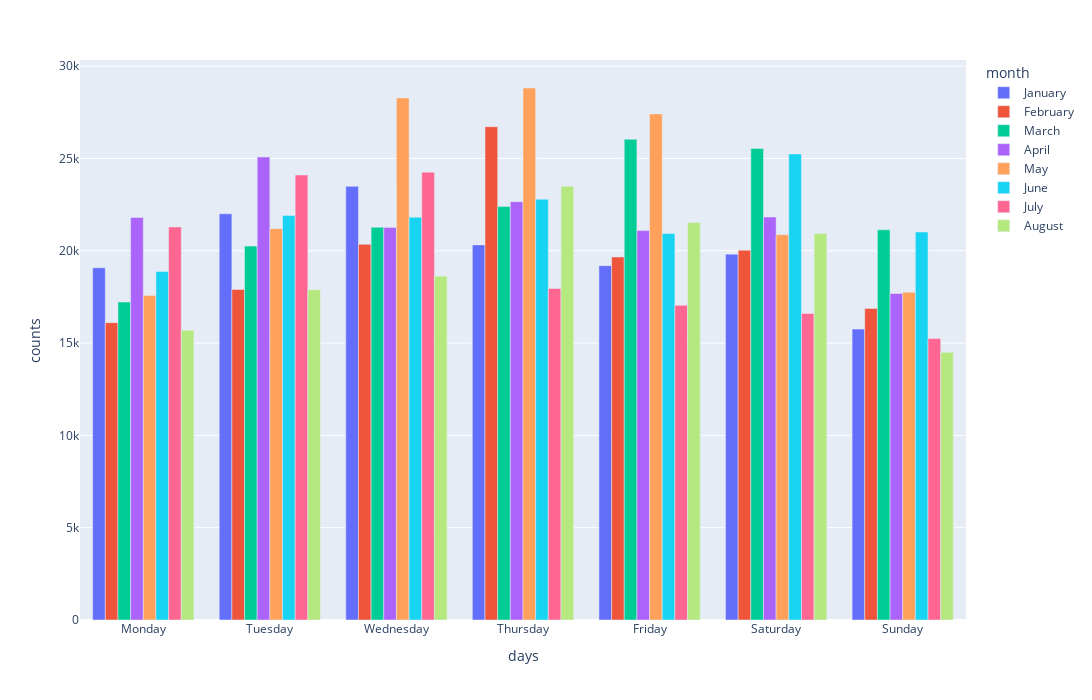

Notebook code for this chart:
### Code cell
px.bar(data_frame = visual1 , x = 'days',y='counts', color = 'month',category_orders = {'month':order_months,'days':order_days},barmode='group',width = 1100 ,height = 700)

### Figure 1 — Plotly figure (JSON) as saved in the notebook; plotly's stock layout.template omitted (floating-point values rounded to 4 significant figures)
{"data": [{"alignmentgroup": "True", "hovertemplate": "month=January<br>days=%{x}<br>counts=%{y}<extra></extra>", "legendgroup": "January", "marker": {"color": "#636efa", "pattern": {"shape": ""}}, "name": "January", "offsetgroup": "January", "orientation": "v", "showlegend": true, "textposition": "auto", "type": "bar", "x": ["Monday", "Tuesday", "Wednesday", "Thursday", "Friday", "Saturday", "Sunday"], "xaxis": "x", "y": [19079, 22002, 23486, 20317, 19193, 19816, 15756], "yaxis": "y"}, {"alignmentgroup": "True", "hovertemplate": "month=February<br>days=%{x}<br>counts=%{y}<extra></extra>", "legendgroup": "February", "marker": {"color": "#EF553B", "pattern": {"shape": ""}}, "name": "February", "offsetgroup": "February", "orientation": "v", "showlegend": true, "textposition": "auto", "type": "bar", "x": ["Monday", "Tuesday", "Wednesday", "Thursday", "Friday", "Saturday", "Sunday"], "xaxis": "x", "y": [16106, 17903, 20351, 26717, 19661, 20027, 16875], "yaxis": "y"}, {"alignmentgroup": "True", "hovertemplate": "month=March<br>days=%{x}<br>counts=%{y}<extra></extra>", "legendgroup": "March", "marker": {"color": "#00cc96", "pattern": {"shape": ""}}, "name": "March", "offsetgroup": "March", "orientation": "v", "showlegend": true, "textposition": "auto", "type": "bar", "x": ["Monday", "Tuesday", "Wednesday", "Thursday", "Friday", "Saturday", "Sunday"], "xaxis": "x", "y": [17224, 20252, 21274, 22393, 26038, 25537, 21132], "yaxis": "y"}, {"alignmentgroup": "True", "hovertemplate": "month=April<br>days=%{x}<br>counts=%{y}<extra></extra>", "legendgroup": "April", "marker": {"color": "#ab63fa", "pattern": {"shape": ""}}, "name": "April", "offsetgroup": "April", "orientation": "v", "showlegend": true, "textposition": "auto", "type": "bar", "x": ["Monday", "Tuesday", "Wednesday", "Thursday", "Friday", "Saturday", "Sunday"], "xaxis": "x", "y": [21803, 25074, 21265, 22656, 21090, 21824, 17681], "yaxis": "y"}, {"alignmentgroup": "True", "hovertemplate": "month=May<br>days=%{x}<br>counts=%{y}<extra></extra>", "legendgroup": "May", "marker": {"color": "#FFA15A", "pattern": {"shape": ""}}, "name": "May", "offsetgroup": "May", "orientation": "v", "showlegend": true, "textposition": "auto", "type": "bar", "x": ["Monday", "Tuesday", "Wednesday", "Thursday", "Friday", "Saturday", "Sunday"], "xaxis": "x", "y": [17572, 21194, 28278, 28814, 27411, 20869, 17748], "yaxis": "y"}, {"alignmentgroup": "True", "hovertemplate": "month=June<br>days=%{x}<br>counts=%{y}<extra></extra>", "legendgroup": "June", "marker": {"color": "#19d3f3", "pattern": {"shape": ""}}, "name": "June", "offsetgroup": "June", "orientation": "v", "showlegend": true, "textposition": "auto", "type": "bar", "x": ["Monday", "Tuesday", "Wednesday", "Thursday", "Friday", "Saturday", "Sunday"], "xaxis": "x", "y": [18881, 21905, 21813, 22792, 20927, 25242, 21014], "yaxis": "y"}, {"alignmentgroup": "True", "hovertemplate": "month=July<br>days=%{x}<br>counts=%{y}<extra></extra>", "legendgroup": "July", "marker": {"color": "#FF6692", "pattern": {"shape": ""}}, "name": "July", "offsetgroup": "July", "orientation": "v", "showlegend": true, "textposition": "auto", "type": "bar", "x": ["Monday", "Tuesday", "Wednesday", "Thursday", "Friday", "Saturday", "Sunday"], "xaxis": "x", "y": [21290, 24101, 24255, 17953, 17041, 16603, 15244], "yaxis": "y"}, {"alignmentgroup": "True", "hovertemplate": "month=August<br>days=%{x}<br>counts=%{y}<extra></extra>", "legendgroup": "August", "marker": {"color": "#B6E880", "pattern": {"shape": ""}}, "name": "August", "offsetgroup": "August", "orientation": "v", "showlegend": true, "textposition": "auto", "type": "bar", "x": ["Monday", "Tuesday", "Wednesday", "Thursday", "Friday", "Saturday", "Sunday"], "xaxis": "x", "y": [15695, 17883, 18618, 23498, 21525, 20935, 14496], "yaxis": "y"}], "layout": {"barmode": "group", "height": 700, "legend": {"title": {"text": "month"}, "tracegroupgap": 0}, "margin": {"t": 60}, "width": 1100, "xaxis": {"anchor": "y", "autorange": true, "categoryarray": ["Monday", "Tuesday", "Wednesday", "Thursday", "Friday", "Saturday", "Sunday"], "categoryorder": "array", "domain": [0, 1], "range": [-0.5, 6.5], "title": {"text": "days"}, "type": "category"}, "yaxis": {"anchor": "x", "autorange": true, "domain": [0, 1], "range": [0, 30330.0], "title": {"text": "counts"}, "type": "linear"}}}
